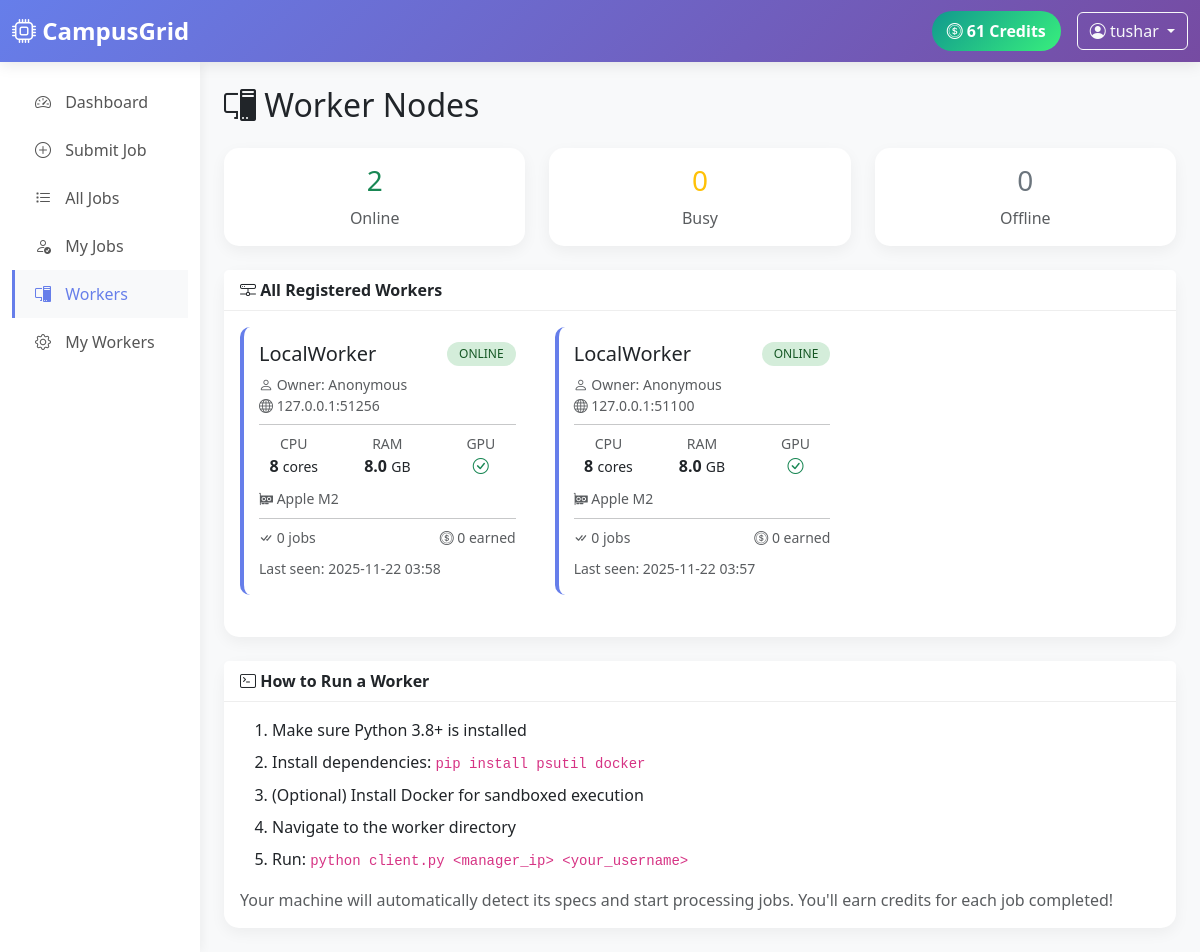
Screenshot of /workers (signed in) with the database file from the repository.
### tables this page shows
CREATE TABLE users (
                id TEXT PRIMARY KEY,
                username TEXT UNIQUE NOT NULL,
                password_hash TEXT NOT NULL,
                email TEXT,
                credits INTEGER DEFAULT 100,
                created_at DATETIME DEFAULT CURRENT_TIMESTAMP,
                last_login DATETIME
            );

CREATE TABLE workers (
                id TEXT PRIMARY KEY,
                name TEXT NOT NULL,
                owner_id TEXT,
                ip_address TEXT,
                status TEXT DEFAULT 'offline',
                cpu_cores INTEGER,
                cpu_model TEXT,
                ram_gb REAL,
                gpu_name TEXT,
                gpu_memory_gb REAL,
                has_docker INTEGER DEFAULT 0,
                last_heartbeat DATETIME,
                total_jobs_completed INTEGER DEFAULT 0,
                total_credits_earned INTEGER DEFAULT 0,
                created_at DATETIME DEFAULT CURRENT_TIMESTAMP,
                FOREIGN KEY (owner_id) REFERENCES users(id)
            );

### dashboard.py (the view)
@app.route('/workers')
@login_required
def workers():
    user = get_current_user()
    workers_list = database.get_all_workers()
    return render_template('workers.html', user=user, workers=workers_list)

### dashboard.py (called while the page is built)
def login_required(f):
    @wraps(f)
    def decorated_function(*args, **kwargs):
        if 'user_id' not in session:
            flash('Please log in to access this page.', 'warning')
            return redirect(url_for('login'))
        return f(*args, **kwargs)
    return decorated_function

def get_current_user():
    if 'user_id' in session:
        return database.get_user_by_id(session['user_id'])
    return None

@app.context_processor
def utility_processor():
    def format_datetime(dt):
        if dt:
            return dt.strftime('%Y-%m-%d %H:%M')
        return 'N/A'
    return dict(format_datetime=format_datetime)

### database.py (called while the page is built)
@contextmanager
def get_db():
    conn = sqlite3.connect(DB_PATH, check_same_thread=False)
    conn.row_factory = sqlite3.Row
    try:
        yield conn
    finally:
        conn.close()

def get_user_by_id(user_id):
    with get_db() as conn:
        cursor = conn.cursor()
        cursor.execute('SELECT * FROM users WHERE id = ?', (user_id,))
        return cursor.fetchone()

def get_all_workers():
    with get_db() as conn:
        cursor = conn.cursor()
        cursor.execute('''
            SELECT w.*, u.username as owner_name
            FROM workers w
            LEFT JOIN users u ON w.owner_id = u.id
            ORDER BY w.status DESC, w.last_heartbeat DESC
        ''')
        return cursor.fetchall()

### templates/workers.html (shortened to what this page needs)
{% extends "base.html" %}
{% block content %}
<h2 class="mb-4"><i class="bi bi-pc-display"></i> Worker Nodes</h2>
<div class="row mb-4">
    <div class="col-md-4">
        <div class="card text-center">
            <div class="card-body">
                <h3 class="text-success">{{ workers|selectattr('status', 'equalto', 'online')|list|length }}</h3>
                <p class="text-muted mb-0">Online</p>
            </div>
        </div>
    </div>
    <div class="col-md-4">
        <div class="card text-center">
            <div class="card-body">
                <h3 class="text-warning">{{ workers|selectattr('status', 'equalto', 'busy')|list|length }}</h3>
                <p class="text-muted mb-0">Busy</p>
            </div>
        </div>
    </div>
    <div class="col-md-4">
        <div class="card text-center">
            <div class="card-body">
                <h3 class="text-secondary">{{ workers|selectattr('status', 'equalto', 'offline')|list|length }}</h3>
                <p class="text-muted mb-0">Offline</p>
            </div>
        </div>
    </div>
</div>
<div class="card">
    <div class="card-header">
        <i class="bi bi-hdd-network"></i> All Registered Workers
    </div>
    <div class="card-body">
        {% if workers %}
        <div class="row">
            {% for worker in workers %}
            <div class="col-md-6 col-lg-4 mb-3">
                <div class="worker-card {{ worker.status }}">
                    <div class="d-flex justify-content-between align-items-start mb-2">
                        <h5 class="mb-0">{{ worker.name }}</h5>
                        <span class="badge badge-status badge-{{ worker.status }}">
                            {{ worker.status|upper }}
                        </span>
                    </div>
                    <div class="mb-2">
                        <small class="text-muted d-block">
                            <i class="bi bi-person"></i> Owner: {{ worker.owner_name or 'Anonymous' }}
                        </small>
                        {% if worker.ip_address %}
                        <small class="text-muted d-block">
                            <i class="bi bi-globe"></i> {{ worker.ip_address }}
                        </small>
                        {% endif %}
                    </div>
                    <hr class="my-2">
                    <div class="row text-center">
                        <div class="col-4">
                            <small class="text-muted d-block">CPU</small>
                            <strong>{{ worker.cpu_cores or '?' }}</strong>
                            <small>cores</small>
                        </div>
                        <div class="col-4">
                            <small class="text-muted d-block">RAM</small>
                            <strong>{{ worker.ram_gb or '?' }}</strong>
                            <small>GB</small>
                        </div>
                        <div class="col-4">
                            <small class="text-muted d-block">GPU</small>
                            {% if worker.gpu_name %}
                            <i class="bi bi-check-circle text-success"></i>
                            {% else %}
                            <i class="bi bi-x-circle text-muted"></i>
                            {% endif %}
                        </div>
                    </div>
                    {% if worker.gpu_name %}
                    <div class="mt-2">
                        <small class="text-muted">
                            <i class="bi bi-gpu-card"></i> {{ worker.gpu_name }}
                        </small>
                    </div>
                    {% endif %}
                    <hr class="my-2">
                    <div class="d-flex justify-content-between">
                        <small class="text-muted">
                            <i class="bi bi-check-all"></i> {{ worker.total_jobs_completed or 0 }} jobs
                        </small>
                        <small class="text-muted">
                            <i class="bi bi-coin"></i> {{ worker.total_credits_earned or 0 }} earned
                        </small>
                    </div>
                    {% if worker.last_heartbeat %}
                    <div class="mt-2">
                        <small class="text-muted">
                            Last seen: {{ worker.last_heartbeat[:16] }}
                        </small>
                    </div>
                    {% endif %}
                </div>
            </div>
            {% endfor %}
        </div>
        {% endif %}
    </div>
</div>
<div class="card mt-4">
    <div class="card-header">
        <i class="bi bi-terminal"></i> How to Run a Worker
    </div>
    <div class="card-body">
        <ol>
            <li class="mb-2">Make sure Python 3.8+ is installed</li>
            <li class="mb-2">Install dependencies: <code>pip install psutil docker</code></li>
            <li class="mb-2">(Optional) Install Docker for sandboxed execution</li>
            <li class="mb-2">Navigate to the worker directory</li>
            <li>Run: <code>python client.py &lt;manager_ip&gt; &lt;your_username&gt;</code></li>
        </ol>
        <p class="text-muted mb-0">
            Your machine will automatically detect its specs and start processing jobs.
            You'll earn credits for each job completed!
        </p>
    </div>
</div>
{% endblock %}

### templates/base.html (shortened to what this page needs)
<!DOCTYPE html>
<html lang="en">
<head>
    <link href="https://cdn.jsdelivr.net/npm/bootstrap@5.3.0/dist/css/bootstrap.min.css" rel="stylesheet">
    <link href="https://cdn.jsdelivr.net/npm/bootstrap-icons@1.10.0/font/bootstrap-icons.css" rel="stylesheet">
</head>
<body>
    <nav class="navbar navbar-expand-lg navbar-dark">
        <div class="container-fluid">
            <a class="navbar-brand" href="{{ url_for('index') }}">
                <i class="bi bi-cpu"></i> CampusGrid
            </a>
            <div class="d-flex align-items-center">
                {% if user %}
                <span class="credits-display me-3">
                    <i class="bi bi-coin"></i> {{ user.credits }} Credits
                </span>
                <div class="dropdown">
                    <button class="btn btn-outline-light dropdown-toggle" type="button" data-bs-toggle="dropdown">
                        <i class="bi bi-person-circle"></i> {{ user.username }}
                    </button>
                </div>
                {% endif %}
            </div>
        </div>
    </nav>
    <div class="container-fluid">
        <div class="row">
            {% if user %}
            <div class="col-md-2 sidebar py-3">
                <nav class="nav flex-column">
                    <a class="nav-link {% if request.endpoint == 'index' %}active{% endif %}" href="{{ url_for('index') }}">
                        <i class="bi bi-speedometer2"></i> Dashboard
                    </a>
                    <a class="nav-link {% if request.endpoint == 'submit_job' %}active{% endif %}" href="{{ url_for('submit_job') }}">
                        <i class="bi bi-plus-circle"></i> Submit Job
                    </a>
                    <a class="nav-link {% if request.endpoint == 'jobs' %}active{% endif %}" href="{{ url_for('jobs') }}">
                        <i class="bi bi-list-task"></i> All Jobs
                    </a>
                    <a class="nav-link {% if request.endpoint == 'my_jobs' %}active{% endif %}" href="{{ url_for('my_jobs') }}">
                        <i class="bi bi-person-check"></i> My Jobs
                    </a>
                    <a class="nav-link {% if request.endpoint == 'workers' %}active{% endif %}" href="{{ url_for('workers') }}">
                        <i class="bi bi-pc-display"></i> Workers
                    </a>
                    <a class="nav-link {% if request.endpoint == 'my_workers' %}active{% endif %}" href="{{ url_for('my_workers') }}">
                        <i class="bi bi-gear"></i> My Workers
                    </a>
                </nav>
            </div>
            <main class="col-md-10 py-4 px-4">
            {% else %}
            <main class="col-12 py-4 px-4">
            {% endif %}
                {% block content %}{% endblock %}
            </main>
        </div>
    </div>
</body>
</html>

### templates/base.html (style rules this page uses)
:root { --primary-gradient: linear-gradient(135deg, #667eea 0%, #764ba2 100%); --success-gradient: linear-gradient(135deg, #11998e 0%, #38ef7d 100%); --warning-gradient: linear-gradient(135deg, #f093fb 0%, #f5576c 100%); }
body { background: #f8f9fa; min-height: 100vh; }
.navbar { background: var(--primary-gradient) !important; box-shadow: 0 2px 15px rgba(0,0,0,0.1); }
.navbar-brand { font-weight: 700; font-size: 1.5rem; }
.sidebar { background: white; min-height: calc(100vh - 56px); box-shadow: 2px 0 10px rgba(0,0,0,0.05); }
.sidebar .nav-link { color: #555; padding: 12px 20px; border-left: 3px solid transparent; transition: all 0.2s; }
.sidebar .nav-link:hover, .sidebar .nav-link.active { background: #f8f9fa; color: #667eea; border-left-color: #667eea; }
.sidebar .nav-link i { margin-right: 10px; width: 20px; }
.card { border: none; border-radius: 15px; box-shadow: 0 5px 15px rgba(0,0,0,0.05); }
.card-header { background: white; border-bottom: 1px solid #eee; font-weight: 600; }
.badge-status { padding: 6px 12px; border-radius: 20px; font-weight: 500; }
.badge-online { background: #d4edda; color: #155724; }
.credits-display { background: var(--success-gradient); color: white; padding: 8px 15px; border-radius: 20px; font-weight: 600; }
.worker-card { background: white; border-radius: 10px; padding: 15px; margin-bottom: 10px; border-left: 4px solid #667eea; }

### rows the page displays
users: credits "61", username "tushar"
workers: name "LocalWorker", status "ONLINE", owner_name "Anonymous", ip_address "127.0.0.1:51256", cpu_cores "8", ram_gb "8.0", gpu_name "Apple M2", total_jobs_completed "0", total_credits_earned "0", last_heartbeat "2025-11-22 03:58"
workers: name "LocalWorker", status "ONLINE", owner_name "Anonymous", ip_address "127.0.0.1:51100", cpu_cores "8", ram_gb "8.0", gpu_name "Apple M2", total_jobs_completed "0", total_credits_earned "0", last_heartbeat "2025-11-22 03:57"

### other values shown
{{ workers|selectattr('status', 'equalto', 'online')|list|length }} "2"
{{ workers|selectattr('status', 'equalto', 'busy')|list|length }} "0"
{{ workers|selectattr('status', 'equalto', 'offline')|list|length }} "0"
